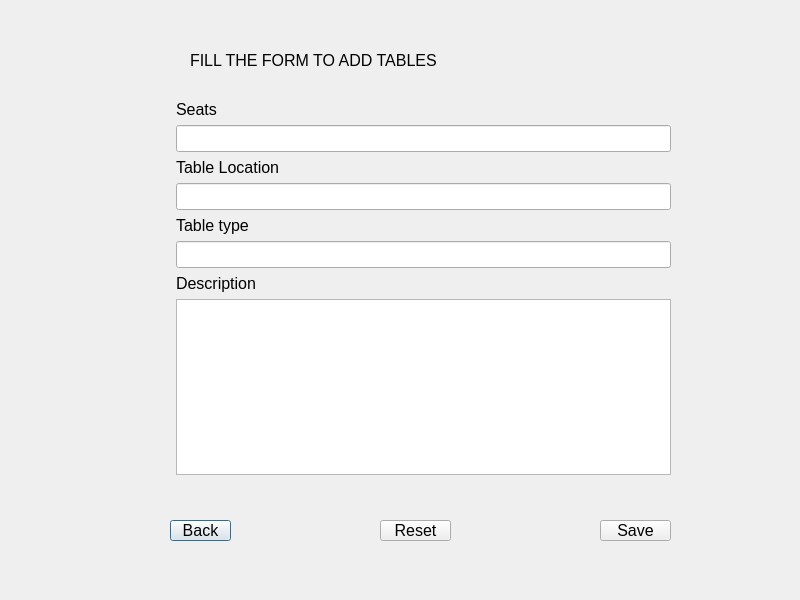
<?xml version="1.0" encoding="UTF-8"?>
<ui version="4.0">
 <class>add_tables</class>
 <widget class="QDialog" name="add_tables">
  <property name="geometry">
   <rect>
    <x>0</x>
    <y>0</y>
    <width>800</width>
    <height>600</height>
   </rect>
  </property>
  <property name="minimumSize">
   <size>
    <width>800</width>
    <height>600</height>
   </size>
  </property>
  <property name="maximumSize">
   <size>
    <width>800</width>
    <height>600</height>
   </size>
  </property>
  <property name="font">
   <font>
    <family>Arial</family>
    <pointsize>12</pointsize>
   </font>
  </property>
  <property name="windowTitle">
   <string>Add tables</string>
  </property>
  <widget class="QPushButton" name="btn_back1">
   <property name="geometry">
    <rect>
     <x>170</x>
     <y>520</y>
     <width>61</width>
     <height>21</height>
    </rect>
   </property>
   <property name="text">
    <string>Back</string>
   </property>
  </widget>
  <widget class="QPushButton" name="btn_reset">
   <property name="geometry">
    <rect>
     <x>380</x>
     <y>520</y>
     <width>71</width>
     <height>21</height>
    </rect>
   </property>
   <property name="text">
    <string>Reset</string>
   </property>
  </widget>
  <widget class="QPushButton" name="btn_save">
   <property name="geometry">
    <rect>
     <x>600</x>
     <y>520</y>
     <width>71</width>
     <height>21</height>
    </rect>
   </property>
   <property name="text">
    <string>Save</string>
   </property>
  </widget>
  <widget class="QWidget" name="formLayoutWidget">
   <property name="geometry">
    <rect>
     <x>170</x>
     <y>100</y>
     <width>501</width>
     <height>375</height>
    </rect>
   </property>
   <layout class="QFormLayout" name="formLayout">
    <item row="0" column="1">
     <widget class="QLabel" name="label_2">
      <property name="text">
       <string>Seats</string>
      </property>
     </widget>
    </item>
    <item row="1" column="1">
     <widget class="QLineEdit" name="lineEdit_2"/>
    </item>
    <item row="2" column="1">
     <widget class="QLabel" name="label_3">
      <property name="text">
       <string>Table Location</string>
      </property>
     </widget>
    </item>
    <item row="3" column="1">
     <widget class="QLineEdit" name="lineEdit_3"/>
    </item>
    <item row="4" column="1">
     <widget class="QLabel" name="label_5">
      <property name="text">
       <string>Table type</string>
      </property>
     </widget>
    </item>
    <item row="5" column="1">
     <widget class="QLineEdit" name="lineEdit_5"/>
    </item>
    <item row="6" column="1">
     <widget class="QLabel" name="label_6">
      <property name="text">
       <string>Description</string>
      </property>
     </widget>
    </item>
    <item row="7" column="1">
     <widget class="QTextEdit" name="textEdit_1"/>
    </item>
   </layout>
  </widget>
  <widget class="QLabel" name="label_7">
   <property name="geometry">
    <rect>
     <x>190</x>
     <y>30</y>
     <width>461</width>
     <height>61</height>
    </rect>
   </property>
   <property name="styleSheet">
    <string notr="true">font: 700 italic 22pt &quot;Arial&quot;;</string>
   </property>
   <property name="text">
    <string>FILL THE FORM TO ADD TABLES</string>
   </property>
  </widget>
 </widget>
 <resources/>
 <connections/>
</ui>
